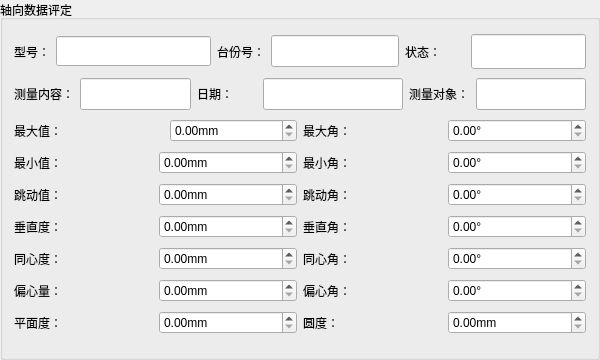
           <widget class="QGroupBox" name="groupBox_axialEvaluate">
            <property name="sizePolicy">
             <sizepolicy hsizetype="Preferred" vsizetype="Preferred">
              <horstretch>0</horstretch>
              <verstretch>0</verstretch>
             </sizepolicy>
            </property>
            <property name="minimumSize">
             <size>
              <width>600</width>
              <height>360</height>
             </size>
            </property>
            <property name="maximumSize">
             <size>
              <width>700</width>
              <height>400</height>
             </size>
            </property>
            <property name="title">
             <string>轴向数据评定</string>
            </property>
            <layout class="QGridLayout" name="gridLayout_23">
             <item row="0" column="0" colspan="2">
              <layout class="QHBoxLayout" name="horizontalLayout_104">
               <item>
                <layout class="QHBoxLayout" name="horizontalLayout_78">
                 <item>
                  <widget class="QLabel" name="label_78">
                   <property name="minimumSize">
                    <size>
                     <width>0</width>
                     <height>30</height>
                    </size>
                   </property>
                   <property name="maximumSize">
                    <size>
                     <width>65</width>
                     <height>16777215</height>
                    </size>
                   </property>
                   <property name="text">
                    <string>型号：</string>
                   </property>
                  </widget>
                 </item>
                 <item>
                  <widget class="QLineEdit" name="axialTypeNum">
                   <property name="minimumSize">
                    <size>
                     <width>155</width>
                     <height>30</height>
                    </size>
                   </property>
                   <property name="maximumSize">
                    <size>
                     <width>16777215</width>
                     <height>16777215</height>
                    </size>
                   </property>
                  </widget>
                 </item>
                </layout>
               </item>
               <item>
                <layout class="QHBoxLayout" name="horizontalLayout_79">
                 <item>
                  <widget class="QLabel" name="label_79">
                   <property name="maximumSize">
                    <size>
                     <width>80</width>
                     <height>16777215</height>
                    </size>
                   </property>
                   <property name="text">
                    <string>台份号：</string>
                   </property>
                  </widget>
                 </item>
                 <item>
                  <widget class="QLineEdit" name="axialUnitNum">
                   <property name="minimumSize">
                    <size>
                     <width>100</width>
                     <height>32</height>
                    </size>
                   </property>
                   <property name="maximumSize">
                    <size>
                     <width>16777215</width>
                     <height>16777215</height>
                    </size>
                   </property>
                  </widget>
                 </item>
                </layout>
               </item>
               <item>
                <layout class="QHBoxLayout" name="horizontalLayout_80">
                 <item>
                  <widget class="QLabel" name="label_80">
                   <property name="minimumSize">
                    <size>
                     <width>60</width>
                     <height>0</height>
                    </size>
                   </property>
                   <property name="maximumSize">
                    <size>
                     <width>80</width>
                     <height>16777215</height>
                    </size>
                   </property>
                   <property name="text">
                    <string>状态：</string>
                   </property>
                  </widget>
                 </item>
                 <item>
                  <widget class="QLineEdit" name="axialStatus">
                   <property name="minimumSize">
                    <size>
                     <width>80</width>
                     <height>32</height>
                    </size>
                   </property>
                   <property name="maximumSize">
                    <size>
                     <width>16777215</width>
                     <height>35</height>
                    </size>
                   </property>
                  </widget>
                 </item>
                </layout>
               </item>
              </layout>
             </item>
             <item row="1" column="0" colspan="2">
              <layout class="QHBoxLayout" name="horizontalLayout_105">
               <item>
                <layout class="QHBoxLayout" name="horizontalLayout_81">
                 <item>
                  <widget class="QLabel" name="label_81">
                   <property name="minimumSize">
                    <size>
                     <width>0</width>
                     <height>30</height>
                    </size>
                   </property>
                   <property name="maximumSize">
                    <size>
                     <width>100</width>
                     <height>16777215</height>
                    </size>
                   </property>
                   <property name="text">
                    <string>测量内容：</string>
                   </property>
                  </widget>
                 </item>
                 <item>
                  <widget class="QLineEdit" name="axialDetectContent">
                   <property name="minimumSize">
                    <size>
                     <width>0</width>
                     <height>32</height>
                    </size>
                   </property>
                  </widget>
                 </item>
                </layout>
               </item>
               <item>
                <layout class="QHBoxLayout" name="horizontalLayout_82">
                 <item>
                  <widget class="QLabel" name="label_82">
                   <property name="minimumSize">
                    <size>
                     <width>60</width>
                     <height>0</height>
                    </size>
                   </property>
                   <property name="text">
                    <string>日期：</string>
                   </property>
                  </widget>
                 </item>
                 <item>
                  <widget class="QLineEdit" name="axialDate">
                   <property name="minimumSize">
                    <size>
                     <width>140</width>
                     <height>32</height>
                    </size>
                   </property>
                  </widget>
                 </item>
                </layout>
               </item>
               <item>
                <layout class="QHBoxLayout" name="horizontalLayout_83">
                 <item>
                  <widget class="QLabel" name="label_83">
                   <property name="maximumSize">
                    <size>
                     <width>210</width>
                     <height>16777215</height>
                    </size>
                   </property>
                   <property name="text">
                    <string>测量对象：</string>
                   </property>
                  </widget>
                 </item>
                 <item>
                  <widget class="QLineEdit" name="axialDetectObj">
                   <property name="minimumSize">
                    <size>
                     <width>110</width>
                     <height>32</height>
                    </size>
                   </property>
                   <property name="maximumSize">
                    <size>
                     <width>60</width>
                     <height>16777215</height>
                    </size>
                   </property>
                  </widget>
                 </item>
                </layout>
               </item>
              </layout>
             </item>
             <item row="2" column="0">
              <layout class="QHBoxLayout" name="horizontalLayout_84">
               <item>
                <widget class="QLabel" name="label_84">
                 <property name="minimumSize">
                  <size>
                   <width>150</width>
                   <height>0</height>
                  </size>
                 </property>
                 <property name="text">
                  <string>最大值：</string>
                 </property>
                </widget>
               </item>
               <item>
                <widget class="QDoubleSpinBox" name="axialEvaluateMaxValue">
                 <property name="minimumSize">
                  <size>
                   <width>0</width>
                   <height>0</height>
                  </size>
                 </property>
                 <property name="maximumSize">
                  <size>
                   <width>16777215</width>
                   <height>16777215</height>
                  </size>
                 </property>
                 <property name="suffix">
                  <string>mm</string>
                 </property>
                </widget>
               </item>
              </layout>
             </item>
             <item row="2" column="1">
              <layout class="QHBoxLayout" name="horizontalLayout_85">
               <item>
                <widget class="QLabel" name="label_85">
                 <property name="minimumSize">
                  <size>
                   <width>0</width>
                   <height>0</height>
                  </size>
                 </property>
                 <property name="maximumSize">
                  <size>
                   <width>16777215</width>
                   <height>16777215</height>
                  </size>
                 </property>
                 <property name="text">
                  <string>最大角：</string>
                 </property>
                </widget>
               </item>
               <item>
                <widget class="QDoubleSpinBox" name="axialEvaluateMaxAngle">
                 <property name="minimumSize">
                  <size>
                   <width>120</width>
                   <height>0</height>
                  </size>
                 </property>
                 <property name="suffix">
                  <string>°</string>
                 </property>
                </widget>
               </item>
              </layout>
             </item>
             <item row="3" column="0">
              <layout class="QHBoxLayout" name="horizontalLayout_86">
               <item>
                <widget class="QLabel" name="label_86">
                 <property name="text">
                  <string>最小值：</string>
                 </property>
                </widget>
               </item>
               <item>
                <widget class="QDoubleSpinBox" name="axialEvaluateMinValue">
                 <property name="suffix">
                  <string>mm</string>
                 </property>
                </widget>
               </item>
              </layout>
             </item>
             <item row="3" column="1">
              <layout class="QHBoxLayout" name="horizontalLayout_87">
               <item>
                <widget class="QLabel" name="label_87">
                 <property name="text">
                  <string>最小角：</string>
                 </property>
                </widget>
               </item>
               <item>
                <widget class="QDoubleSpinBox" name="axialEvaluateMinAngle">
                 <property name="suffix">
                  <string>°</string>
                 </property>
                </widget>
               </item>
              </layout>
             </item>
             <item row="4" column="0">
              <layout class="QHBoxLayout" name="horizontalLayout_88">
               <item>
                <widget class="QLabel" name="label_88">
                 <property name="text">
                  <string>跳动值：</string>
                 </property>
                </widget>
               </item>
               <item>
                <widget class="QDoubleSpinBox" name="axialEvaluateBeatValue">
                 <property name="suffix">
                  <string>mm</string>
                 </property>
                </widget>
               </item>
              </layout>
             </item>
             <item row="4" column="1">
              <layout class="QHBoxLayout" name="horizontalLayout_89">
               <item>
                <widget class="QLabel" name="label_89">
                 <property name="text">
                  <string>跳动角：</string>
                 </property>
                </widget>
               </item>
               <item>
                <widget class="QDoubleSpinBox" name="axialEvaluateBeatAngle">
                 <property name="suffix">
                  <string>°</string>
                 </property>
                </widget>
               </item>
              </layout>
             </item>
             <item row="5" column="0">
              <layout class="QHBoxLayout" name="horizontalLayout_90">
               <item>
                <widget class="QLabel" name="label_90">
                 <property name="text">
                  <string>垂直度：</string>
                 </property>
                </widget>
               </item>
               <item>
                <widget class="QDoubleSpinBox" name="axialEvaluateVerticalValue">
                 <property name="suffix">
                  <string>mm</string>
                 </property>
                </widget>
               </item>
              </layout>
             </item>
             <item row="5" column="1">
              <layout class="QHBoxLayout" name="horizontalLayout_91">
               <item>
                <widget class="QLabel" name="label_91">
                 <property name="text">
                  <string>垂直角：</string>
                 </property>
                </widget>
               </item>
               <item>
                <widget class="QDoubleSpinBox" name="axialEvaluateVerticalAngle">
                 <property name="suffix">
                  <string>°</string>
                 </property>
                </widget>
               </item>
              </layout>
             </item>
             <item row="6" column="0">
              <layout class="QHBoxLayout" name="horizontalLayout_92">
               <item>
                <widget class="QLabel" name="label_92">
                 <property name="text">
                  <string>同心度：</string>
                 </property>
                </widget>
               </item>
               <item>
                <widget class="QDoubleSpinBox" name="axialConcentricity">
                 <property name="suffix">
                  <string>mm</string>
                 </property>
                </widget>
               </item>
              </layout>
             </item>
             <item row="6" column="1">
              <layout class="QHBoxLayout" name="horizontalLayout_93">
               <item>
                <widget class="QLabel" name="label_93">
                 <property name="text">
                  <string>同心角：</string>
                 </property>
                </widget>
               </item>
               <item>
                <widget class="QDoubleSpinBox" name="axialConcentricAngle">
                 <property name="suffix">
                  <string>°</string>
                 </property>
                </widget>
               </item>
              </layout>
             </item>
             <item row="7" column="0">
              <layout class="QHBoxLayout" name="horizontalLayout_94">
               <item>
                <widget class="QLabel" name="label_94">
                 <property name="text">
                  <string>偏心量：</string>
                 </property>
                </widget>
               </item>
               <item>
                <widget class="QDoubleSpinBox" name="axialEccentricity">
                 <property name="suffix">
                  <string>mm</string>
                 </property>
                </widget>
               </item>
              </layout>
             </item>
             <item row="7" column="1">
              <layout class="QHBoxLayout" name="horizontalLayout_95">
               <item>
                <widget class="QLabel" name="label_95">
                 <property name="text">
                  <string>偏心角：</string>
                 </property>
                </widget>
               </item>
               <item>
                <widget class="QDoubleSpinBox" name="axialEccentricAngle">
                 <property name="suffix">
                  <string>°</string>
                 </property>
                </widget>
               </item>
              </layout>
             </item>
             <item row="8" column="0">
              <layout class="QHBoxLayout" name="horizontalLayout_96">
               <item>
                <widget class="QLabel" name="label_96">
                 <property name="text">
                  <string>平面度：</string>
                 </property>
                </widget>
               </item>
               <item>
                <widget class="QDoubleSpinBox" name="axialFlatness">
                 <property name="suffix">
                  <string>mm</string>
                 </property>
                </widget>
               </item>
              </layout>
             </item>
             <item row="8" column="1">
              <layout class="QHBoxLayout" name="horizontalLayout_97">
               <item>
                <widget class="QLabel" name="label_97">
                 <property name="text">
                  <string>圆度：</string>
                 </property>
                </widget>
               </item>
               <item>
                <widget class="QDoubleSpinBox" name="axialRoundness">
                 <property name="suffix">
                  <string>mm</string>
                 </property>
                </widget>
               </item>
              </layout>
             </item>
             <item row="9" column="0" colspan="2">
              <layout class="QHBoxLayout" name="horizontalLayout_17"/>
             </item>
            </layout>
           </widget>
